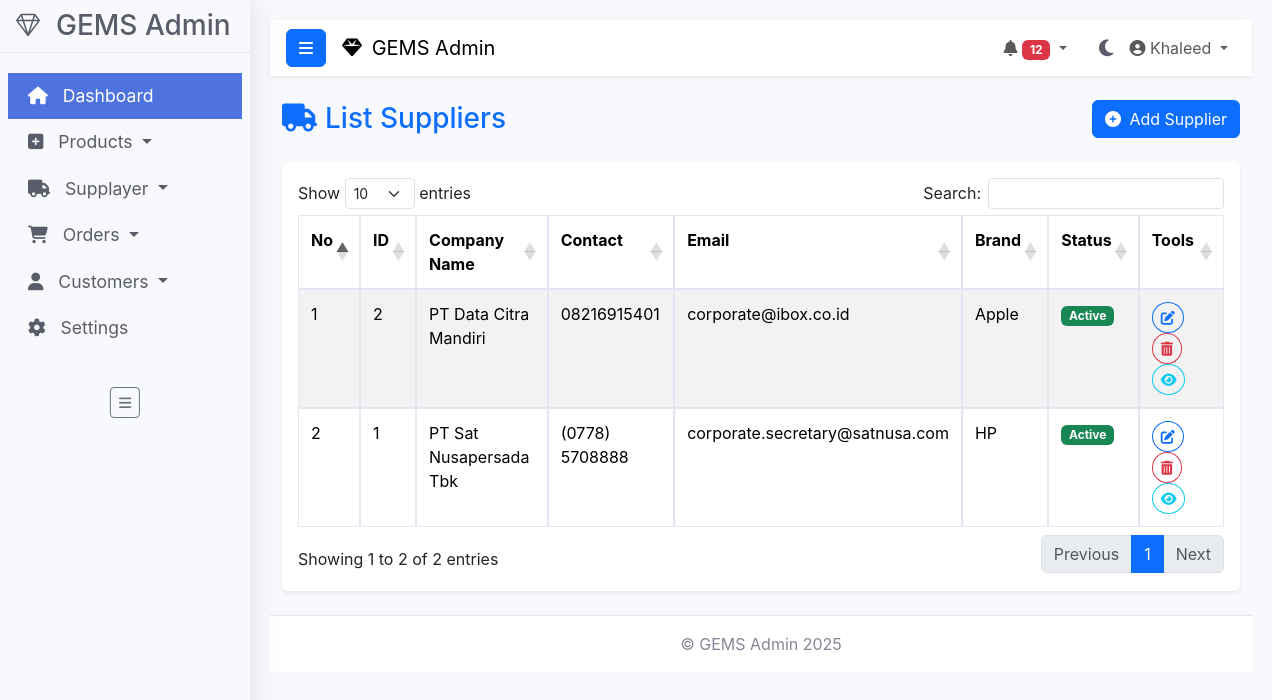
The page /admin/Pages/listSupplier.php (signed in) on the database its author committed.
### tables this page shows
CREATE TABLE IF NOT EXISTS `supplier` (
  `id_supplier` int(11) NOT NULL AUTO_INCREMENT,
  `nama_PT_supplier` varchar(100) NOT NULL,
  `alamat_supplier` text NOT NULL,
  `contact_PT` varchar(20) NOT NULL,
  `email_supplier` varchar(100) DEFAULT NULL,
  `sales_name` varchar(50) DEFAULT NULL,
  `contact_person` varchar(100) DEFAULT NULL,
  `product_brand` varchar(100) DEFAULT NULL,
  `status` tinyint(4) DEFAULT 1,
  `created_at` timestamp NOT NULL DEFAULT current_timestamp(),
  `updated_at` timestamp NOT NULL DEFAULT current_timestamp() ON UPDATE current_timestamp(),
  PRIMARY KEY (`id_supplier`)
);

### admin/Pages/listSupplier.php (the view, shortened to what this page needs)
<?php
require_once '../../Database/connection.php';
$suppliers = [];
$query = "SELECT * FROM supplier ORDER BY id_supplier DESC";
$result = $conn->query($query);
if ($result) {
    $suppliers = $result->fetch_all(MYSQLI_ASSOC);
}
?>
<!DOCTYPE html>
<html lang="en" data-bs-theme="light">
<head>
    <link href="https://cdn.jsdelivr.net/npm/bootstrap@5.3.2/dist/css/bootstrap.min.css" rel="stylesheet" />
    <link rel="stylesheet" href="https://cdn.jsdelivr.net/npm/bootstrap-icons@1.10.5/font/bootstrap-icons.css">
    <link rel="stylesheet" href="https://cdn.datatables.net/1.13.6/css/dataTables.bootstrap5.min.css">
    <link rel="stylesheet" href="https://cdnjs.cloudflare.com/ajax/libs/font-awesome/6.4.2/css/all.min.css" />
    <link href="../css/style.css" rel="stylesheet" />
</head>
<body>
    <div class="wrapper">
        <?php include '../Layout/sidebar.php'; ?>
        <div id="content">
            <?php include '../Layout/header.php'; ?>
            <div class="container-fluid mt-4">
                <div class="d-flex justify-content-between align-items-center mb-4">
                    <h1 class="h3 mb-0 text-primary">
                        <i class="fas fa-truck me-2"></i>List Suppliers
                    </h1>
                    <a href="addSupplier.php" class="btn btn-primary">
                        <i class="fas fa-plus-circle me-1"></i> Add Supplier
                    </a>
                </div>
                <div class="card shadow-sm">
                    <div class="card-body">
                        <div class="table-responsive">
                            <table id="suppliersTable" class="table table-striped table-hover">
                                <thead>
                                    <tr>
                                        <th>No</th>
                                        <th>ID</th>
                                        <th>Company Name</th>
                                        <th>Contact</th>
                                        <th>Email</th>
                                        <th>Brand</th>
                                        <th>Status</th>
                                        <th>Tools</th>
                                    </tr>
                                </thead>
                                <tbody>
                                    <?php foreach ($suppliers as $index => $supplier): ?>
                                    <tr>
                                        <td><?php echo $index + 1; ?></td>
                                        <td><?php echo htmlspecialchars($supplier['id_supplier']); ?></td>
                                        <td><?php echo htmlspecialchars($supplier['nama_PT_supplier']); ?></td>
                                        <td><?php echo htmlspecialchars($supplier['contact_PT']); ?></td>
                                        <td><?php echo htmlspecialchars($supplier['email_supplier'] ?? 'N/A'); ?></td>
                                        <td><?php echo htmlspecialchars($supplier['product_brand'] ?? 'N/A'); ?></td>
                                        <td>
                                            <?php if ($supplier['status'] == 1): ?>
                                                <span class="badge bg-success">Active</span>
                                            <?php else: ?>
                                                <span class="badge bg-danger">Inactive</span>
                                            <?php endif; ?>
                                        </td>
                                        <td class="action-btns">
                                            <a href="editSupplier.php?id=<?php echo $supplier['id_supplier']; ?>"
                                               class="btn btn-sm btn-outline-primary rounded-circle"
                                               title="Edit">
                                                <i class="fas fa-edit"></i>
                                            </a>
                                            <button class="btn btn-sm btn-outline-danger rounded-circle delete-btn"
                                                    title="Delete"
                                                    data-id="<?php echo $supplier['id_supplier']; ?>">
                                                <i class="fas fa-trash-alt"></i>
                                            </button>
                                            <button
                                                class="btn btn-sm btn-outline-info rounded-circle view-sales-btn"
                                                title="View Sales"
                                                data-bs-toggle="modal"
                                                data-bs-target="#viewSalesModal"
                                                data-id="<?php echo $supplier['id_supplier']; ?>">
                                                <i class="fas fa-eye"></i>
                                            </button>
                                        </td>
                                    </tr>
                                    <?php endforeach; ?>
                                </tbody>
                            </table>
                        </div>
                    </div>
                </div>
            </div>
            <?php include '../Layout/footer.php'; ?>
        </div>
    </div>
</body>
</html>

### admin/css/style.css (style rules this page uses)
:root { --color-primary: #4e73df; --color-secondary: #858796; --color-success: #1cc88a; --color-info: #36b9cc; --color-warning: #f6c23e; --color-danger: #e74a3b; --bg-body: #f8f9fc; --bg-card: #ffffff; --bg-sidebar: #f8f9fc; --bg-sidebar-header: #f8f9fc; --text-primary: #5a5c69; --text-secondary: #858796; --text-inverse: #ffffff; --border-color: #e3e6f0; --shadow-color: rgba(58, 59, 69, 0.15); }
body { font-family: 'Nunito', -apple-system, BlinkMacSystemFont, 'Segoe UI', Roboto, 'Helvetica Neue', Arial, sans-serif; background-color: var(--bg-body); color: var(--text-primary); transition: background-color 0.3s ease, color 0.3s ease; margin: 0; padding: 0; }
.wrapper { display: flex; width: 100%; align-items: stretch; }
#content { flex-grow: 1; min-height: 100vh; transition: all 0.3s ease; margin-left: 250px; padding: 20px; background-color: var(--bg-body); color: var(--text-primary); }
.card { background-color: var(--bg-card); border: none; border-radius: 0.35rem; box-shadow: 0 0.15rem 1.75rem 0 var(--shadow-color); margin-bottom: 1.5rem; transition: background-color 0.3s ease, box-shadow 0.3s ease; }
.table { color: var(--text-primary); background-color: var(--bg-card); border-collapse: collapse; width: 100%; }
.table th, .table td { border: 1px solid var(--border-color); padding: 0.75rem; vertical-align: top; }

### rows shown on the page
supplier: id_supplier "2", nama_PT_supplier "PT Data Citra Mandiri", contact_PT "08216915401", email_supplier "corporate@ibox.co.id", product_brand "Apple", status "Active"
supplier: id_supplier "1", nama_PT_supplier "PT Sat Nusapersada Tbk", contact_PT "(0778) 5708888", email_supplier "corporate.secretary@satnusa.com", product_brand "HP", status "Active"

### other values the page prints
$pending_orders "12"
$_SESSION['admin_name'] "Khaleed"
